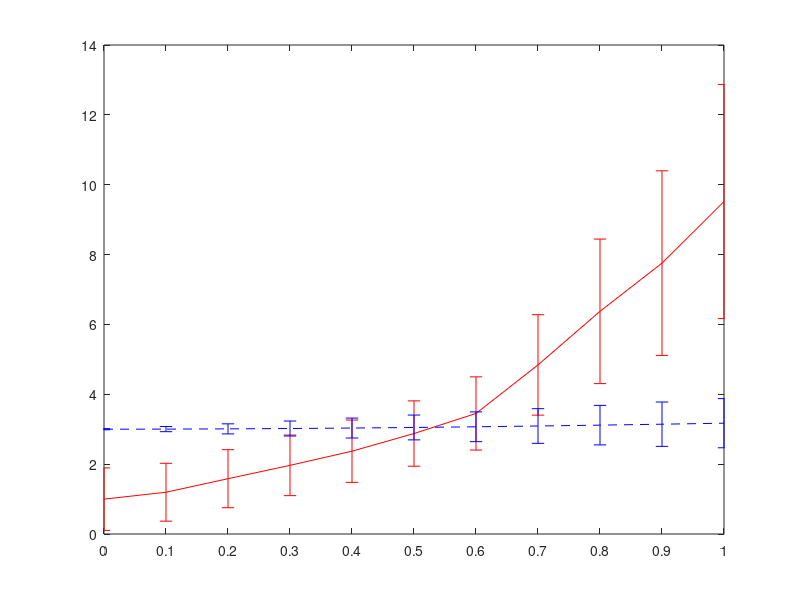

Recreate this plot in MATLAB. (Note: this script raises an error after producing the figure.)
%%
clear all;
close all;
clc;


figure(1)

idx = 1:11;
load SimMultiSpeedData.mat
h2EKF = errorbar(speed_range_net(idx), xEKF_mean_performance(idx), xEKF_std_performance(idx),'r-');
hold on;
h2ES = errorbar(speed_range_net(idx), xES_mean_performance(idx), xES_std_performance(idx),'b--');
xlim([0 max(speed_range_net(idx))]);
xticks(speed_range_net(idx));
xtickformat('%.1f');
ax = gca;
ax.FontSize = 14; 
legend([h2EKF, h2ES], 'EKF','ES','interpreter','latex', 'FontSize', 24);
%ylim([0, max(mean_performanceX) + max(std_performanceX)]);

ylabel('Mean Error $\textbf{E} (^\circ)$', 'interpreter','latex', 'FontSize', 20);
%set(gca, 'XScale', 'log')   
%set(gca, 'YScale', 'log')
xlabel('Relative speed $v$ (cm/s)', 'Interpreter','latex', 'FontSize', 20);
%xlim([0 5]);
%legend([h1EKF, h1ES, h2EKF, h2ES], '$\mathbf{I}$ EKF','$\mathbf{I}$ ES', '$\mathbf{E}$ EKF','$\mathbf{E} ES$','interpreter','latex', 'FontSize', 18);

